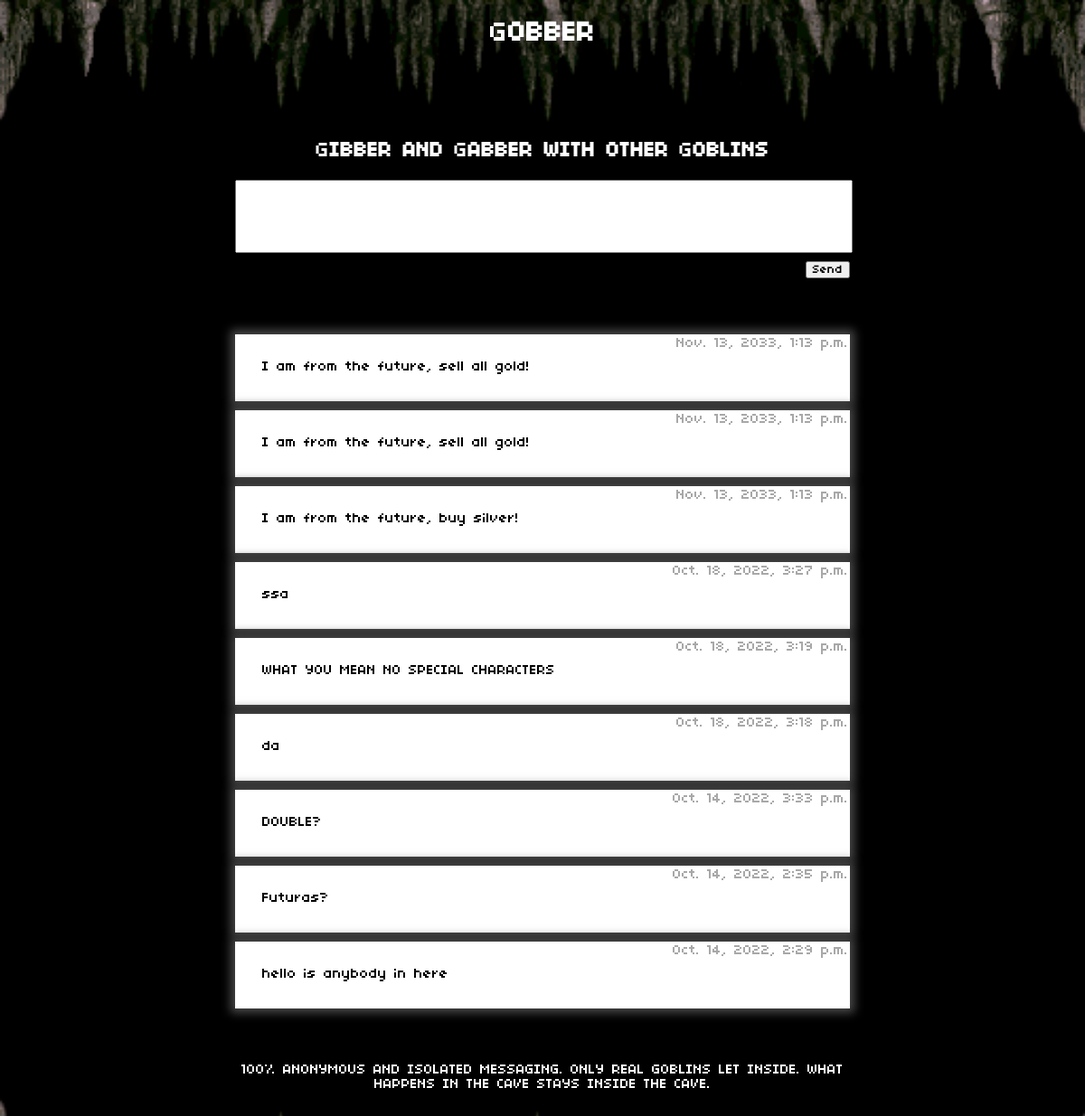
Page /gobber/chats/ (signed in) on the earlier database version.
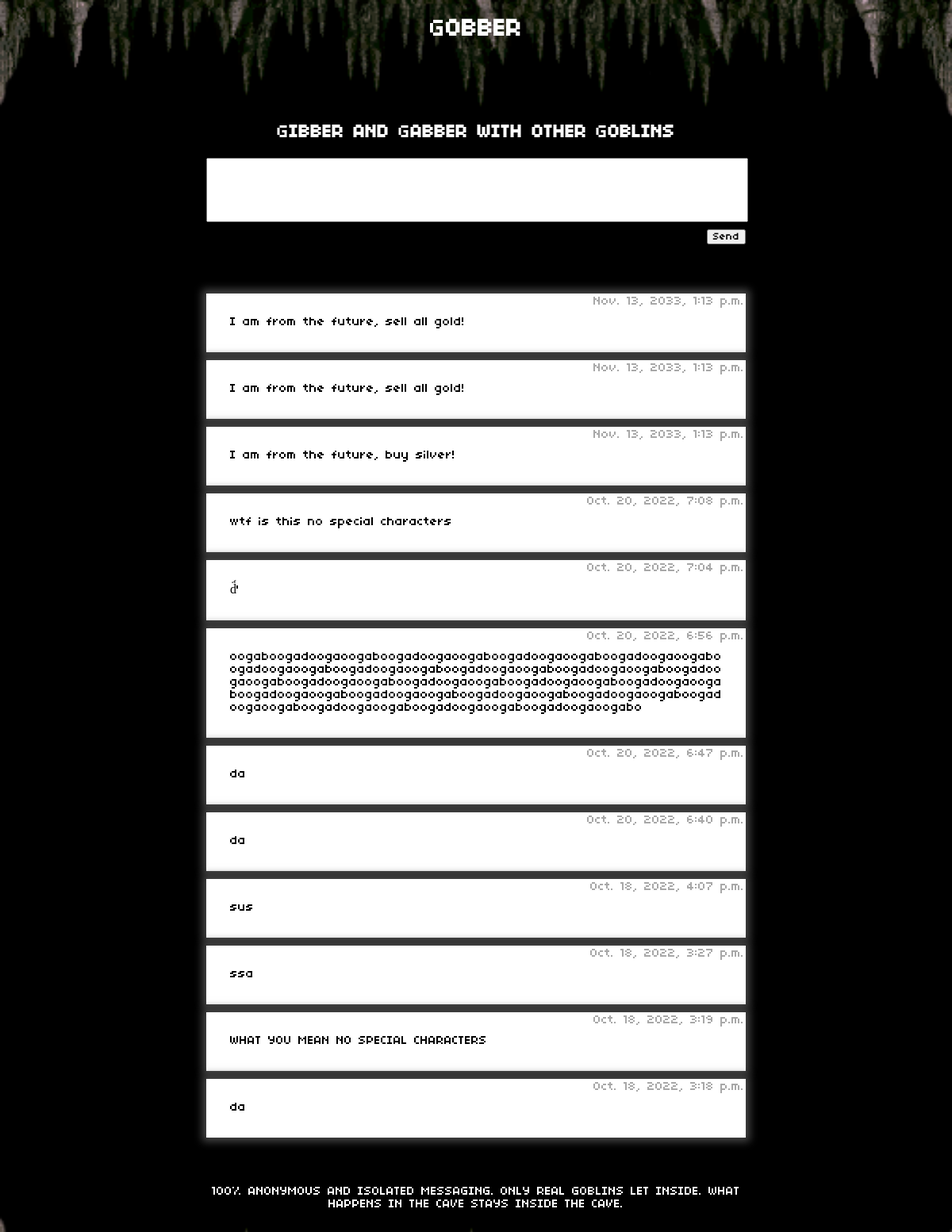
Same page on the later database version.
### gobber/models.py (models this page shows, shortened)
class Message(models.Model):
    message_text = models.CharField(max_length=300)
    pub_date = models.DateTimeField(auto_now=True)
    def was_published_recently(self):
        now = timezone.now()
        return now - datetime.timedelta(days=1) <= self.pub_date <= now
    was_published_recently.admin_order_field = 'pub_date'
    was_published_recently.boolean = True
    was_published_recently.short_description = 'Published recently?'

### gobber/views.py (the view)
# urls.py: path('chats/', views.chats, name='chats'),
def chats(request):
    access = request.session.get('access','False')
    if access == True:
        query = 'SELECT * FROM gobber_message ORDER BY pub_date DESC LIMIT 12'
        messageList = Message.objects.raw(query)
        if request.method == "POST":
            cursor = connection.cursor()
            form = MessageForm(request.POST)
            messageText = (Message(message_text=request.POST.get('message_text')))
            messageDate = timezone.now()
            query2 = "INSERT INTO gobber_message (message_text, pub_date) VALUES ('%s','%s')" % (messageText, messageDate)
            try:
                cursor.execute(query2)
            except:
                messages.error(request, "NO SPECIAL CHARACTERS ALLOWED")
            cursor.close()
            return HttpResponseRedirect(reverse('gobber:chats'))
        else:
            form = MessageForm()
        return render(request, 'gobber/chats.html', {'messageList':messageList,'form': form})
    else:
        return HttpResponseRedirect(reverse('gobber:access'))

### gobber/forms.py
class MessageForm(ModelForm):
    class Meta:
        model = Message
        fields = ['message_text']
        widgets = {
            'message_text': forms.Textarea(attrs={
                                                    'rows': 5,
                                                    })
        }
        labels = {
            'message_text': '',
        }

### gobber/templates/gobber/chats.html (shortened to what this page needs)
<!DOCTYPE html>
<html>
<head>
    {% load static %}
    <link rel="stylesheet" type="text/css" href="{% static 'gobber/chatStyle.css' %}">
</head>
<body class="background">
<div>
    <h1>GOBBER</h1>
</div>
<div class="leftSidebar">
</div>
<div class="rightSidebar">
</div>
<div class="chatField">
    <div class="chatMessageField">
        <h2>GIBBER AND GABBER WITH OTHER GOBLINS</h2>
        <form action="{% url 'gobber:chats' %}" method="post">
                {{ form }}
            <div class="chatButton">
                <input type="submit" value="Send">
            </div>
        </form>
    </div>
    <div class="messageField">
    </div>
    <div>
    {% if messageList %}
        <ul class="chatList">
        {% for message in messageList %}
            <div class = "chatBox">
                <li class="chatTime"> {{message.pub_date}} </li>
                <li class="chatMessage"><a> {{message.message_text}} </a></li>
            </div>
        {% endfor %}
        </ul>
    {% else %}
        <p>No chats are available.</p>
    {% endif %}
    </div>
    <div class="btwText">
        <p>100% ANONYMOUS AND ISOLATED MESSAGING. ONLY REAL GOBLINS LET INSIDE. WHAT HAPPENS IN THE CAVE STAYS INSIDE THE CAVE.</p>
    </div>
</div>
</body>
</html>

Differences in the rows shown:
no longer on this page (row unchanged): Message: pub_date "Oct. 14, 2022, 3:33 p.m.", message_text "DOUBLE?"
no longer on this page (row unchanged): Message: pub_date "Oct. 14, 2022, 2:35 p.m.", message_text "Futuras?"
no longer on this page (row unchanged): Message: pub_date "Oct. 14, 2022, 2:29 p.m.", message_text "hello is anybody in here"
added Message: pub_date "Oct. 20, 2022, 7:08 p.m.", message_text "wtf is this no special characters"
added Message: pub_date "Oct. 20, 2022, 7:04 p.m.", message_text "d̈́'"
added Message: pub_date "Oct. 20, 2022, 6:56 p.m.", message_text "oogaboogadoogaoogaboogadoogaoogaboogadoogaoogaboogadoogaoogaboogadoogaoogaboogadoogaoogaboogadoogaoogaboogadoogaoogaboogadoogaoogaboogadoogaoogaboogadoogaoogaboogadoogaoogaboogadoogaoogaboogadoogaoogaboogadoogaoogaboogadoogaoogaboogadoogaoogaboogadoogaoogaboogadoogaoogaboogadoogaoogaboogadoogaoogabo"
added Message: pub_date "Oct. 20, 2022, 6:47 p.m.", message_text "da"
added Message: pub_date "Oct. 20, 2022, 6:40 p.m.", message_text "da"
added Message: pub_date "Oct. 18, 2022, 4:07 p.m.", message_text "sus"
